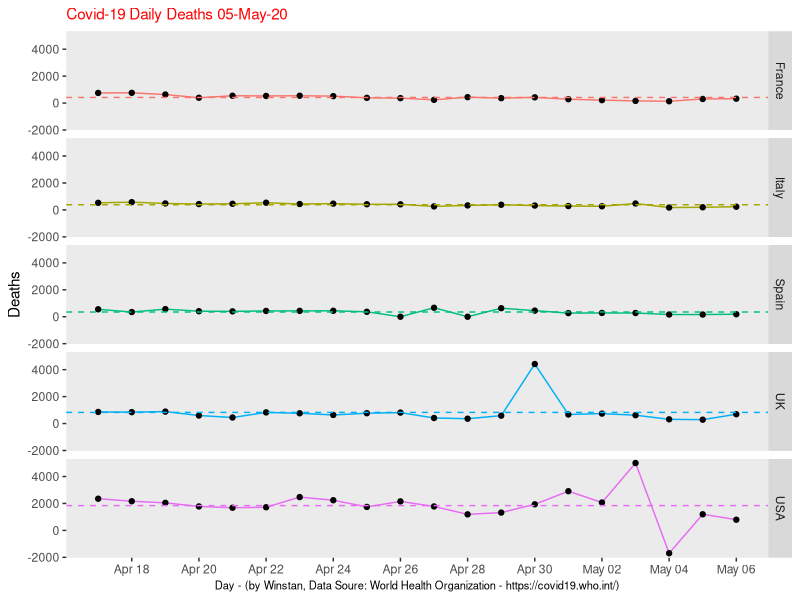

This chart was generated by the following R code:
library(dplyr)
library(magrittr)
library(plyr)
library(ggplot2)

data <- read.csv("datafile.csv")

data$Day <- as.Date(data$Day)
mu <- ddply(data, "Country", summarise, grp.mean=mean(Value))

ggplot(data, aes(x=Day,y=Value)) + 
geom_line(aes(color = Country, group = 1)) + 
facet_grid(Country ~.) + geom_point() + 
labs(title="Covid-19 Daily Deaths 05-May-20",y= "Deaths", x = "Day - (by Winstan, Data Soure: World Health Organization - https://covid19.who.int/)") + 
scale_x_date(date_breaks = "2 day",date_labels = "%b %d") +
geom_hline(data=mu, aes(yintercept=grp.mean, color=Country),linetype="dashed")+
theme(legend.position="none",axis.title.x = element_text(size = 8),plot.title = element_text(size = 11, colour = "red")) +
theme(panel.grid.major = element_blank(), panel.grid.minor = element_blank())
